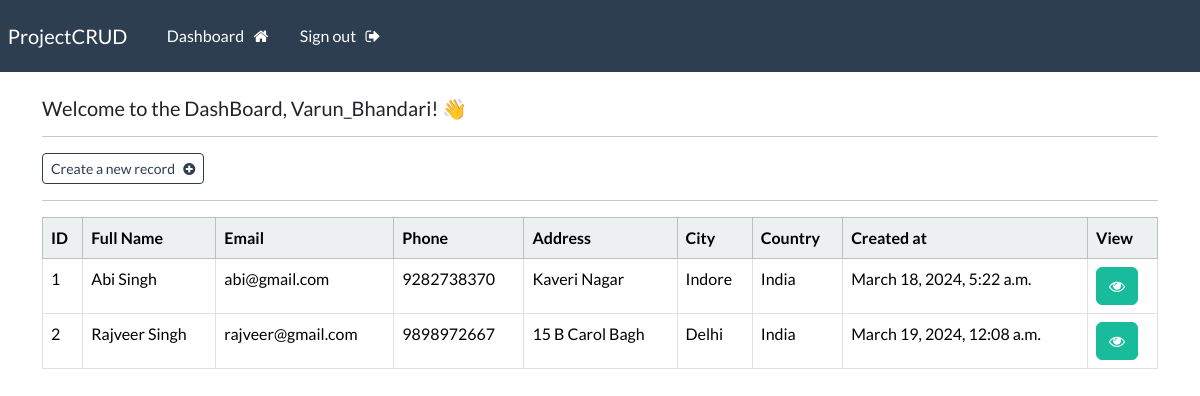
The page /dashboard (signed in) on the database its author committed.
### webapp/models.py (models this page shows, shortened)
class Record(models.Model):
    creation_date = models.DateTimeField(auto_now_add=True)
    first_name = models.CharField(max_length=100)
    last_name = models.CharField(max_length=100)
    email = models.CharField(max_length=255)
    phone = models.CharField(max_length=10)
    address = models.CharField(max_length=300)
    city = models.CharField(max_length=100)
    country = models.CharField(max_length=50)

### webapp/views.py (the view)
# urls.py: path('dashboard', views.dashboard, name='dashboard'),
@login_required(login_url='my-login')
def dashboard(request):
    my_records = Record.objects.all()
    context = {'records': my_records}
    return render(request, 'webapp/dashboard.html', context=context)

### webapp/templates/webapp/dashboard.html
{% extends 'webapp/base.html' %}
{% block content %}
    <h5> Welcome to the DashBoard, {{user}}! 👋 </h5>
    <hr>
    <a class="btn btn-outline-primary btn-sm" href="{% url 'create-record' %}">
        Create a new record &nbsp; <i class="fa fa-plus-circle" aria-hidden="true"></i>
    </a>
    <hr>
    <table class="table table-hover table-bordered">
        <thead class="table-light">
            <tr>
                <th scope="col">ID</th>
                <th scope="col">Full Name</th>
                <th scope="col">Email</th>
                <th scope="col">Phone</th>
                <th scope="col">Address</th>
                <th scope="col">City</th>
                <th scope="col">Country</th>
                <th scope="col">Created at</th>
                <th scope="col">View</th>
            </tr>
        </thead>
        <tbody>
        {% if records %}
            {% for record in records %}
            <tr>
                <td>{{record.id}}</td>
                <td>{{record.first_name}}  {{record.last_name}}</td>
                <td>{{record.email}}</td>
                <td>{{record.phone}}</td>
                <td>{{record.address}}</td>
                <td>{{record.city}}</td>
                <td>{{record.country}}</td>
                <td>{{record.creation_date}}</td>
                <td> <a class="btn btn-success" href="{% url 'record' record.id %}"> <i class="fa fa-eye" aria-hidden="true"></i> </a> </td>
            </tr>
            {% endfor %}
        {% endif %}
        </tbody>
    </table>
{% endblock %}

### webapp/templates/webapp/base.html (shortened to what this page needs)
{% load static %}
<!DOCTYPE html>
<html lang="en">
<head>
    <link rel="stylesheet" text="text/css" href="https://bootswatch.com/5/flatly/bootstrap.min.css">
    <link rel="stylesheet" text="text/css" href="{% static 'css/styles.css' %}">
    <link rel="stylesheet" href="https://cdnjs.cloudflare.com/ajax/libs/font-awesome/4.7.0/css/font-awesome.min.css">
</head>
<body>
    {% include 'webapp/navbar.html' %}
    <div class="container">
        <br>
        {% block content %}
        {% endblock %}
    </div>
</body>
</html>

### webapp/templates/webapp/navbar.html (shortened to what this page needs)
<nav class="navbar navbar-expand-lg navbar-dark bg-primary justify-content-center">
    <a class="navbar-brand main-heading" href="{% url '' %}">
      &nbsp; ProjectCRUD
    </a>
      <div class="collapse navbar-collapse text-center" id="navbarNavDropdown">
        <ul class="navbar-nav mr-auto">
          {% if user.is_authenticated %}
            <li class="nav-item">
              <a class="nav-link" href="{% url 'dashboard' %}">Dashboard &nbsp; <i class="fa fa-home" aria-hidden="true"></i> </a>
            </li>
            <li class="nav-item">
              <a class="nav-link" href="{% url 'user-logout' %}">Sign out &nbsp; <i class="fa fa-sign-out" aria-hidden="true"></i> </a>
            </li>
        </ul>
        {% endif %}
      </div>
  </nav>

### rows shown on the page
Record: id "1", first_name "Abi", last_name "Singh", email "abi@gmail.com", phone "9282738370", address "Kaveri Nagar", city "Indore", country "India", creation_date "March 18, 2024, 5:22 a.m."
Record: id "2", first_name "Rajveer", last_name "Singh", email "rajveer@gmail.com", phone "9898972667", address "15 B Carol Bagh", city "Delhi", country "India", creation_date "March 19, 2024, 12:08 a.m."

### other values the page prints
{{ user }} "Varun_Bhandari"
